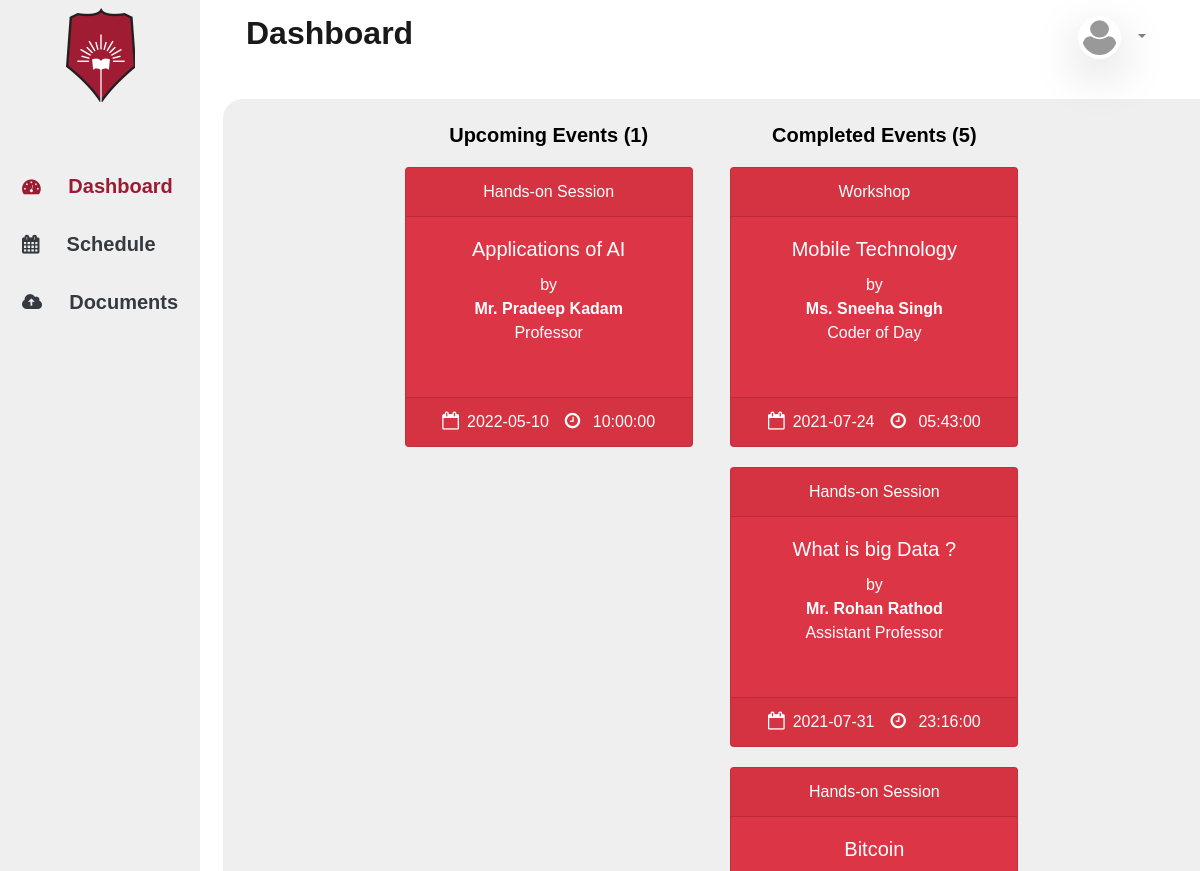
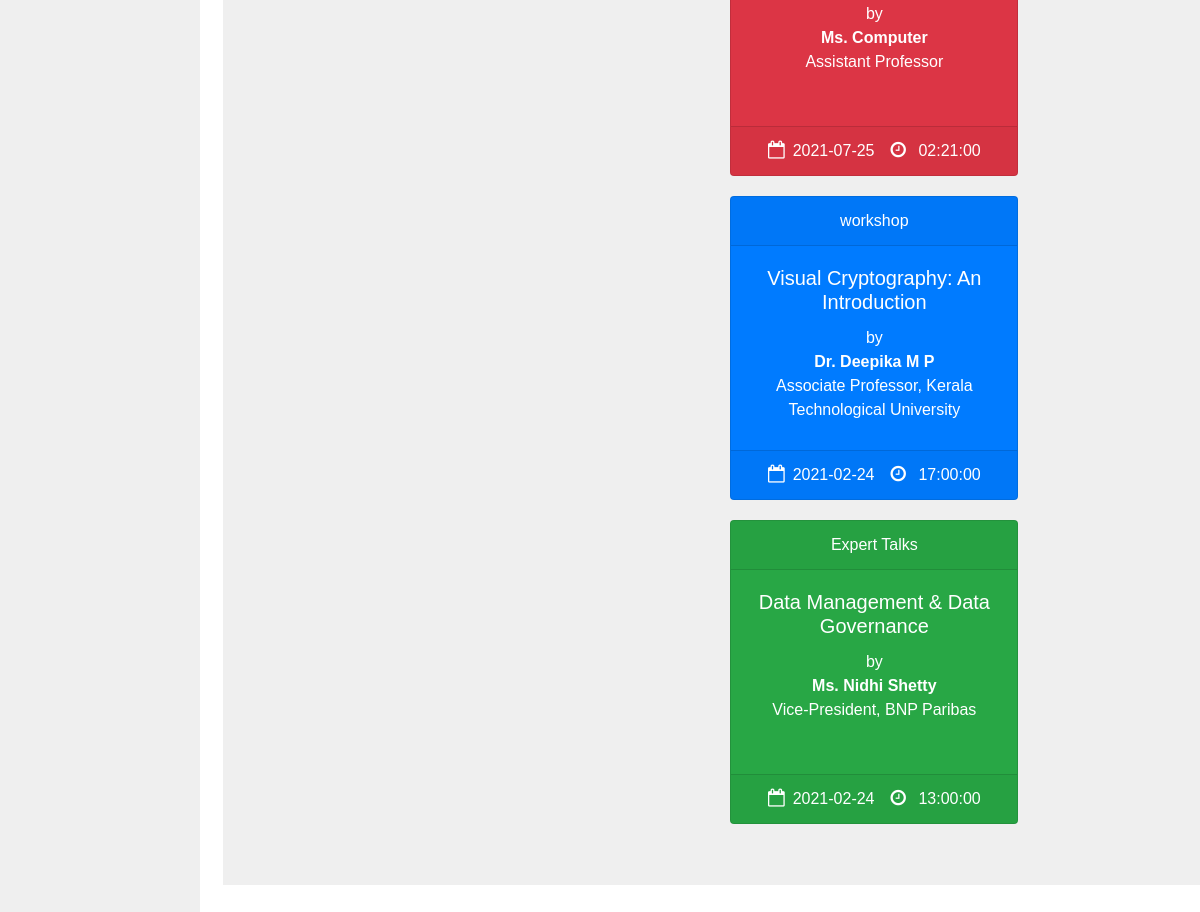
The app's page /faculty/dashboard.php (signed in) with its own data (2 pictures, top to bottom).
### tables this page shows
CREATE TABLE `schedule` (
  `schedule_id` int(11) NOT NULL,
  `faculty_username` varchar(100) NOT NULL,
  `faculty_name` varchar(100) NOT NULL,
  `schedule_type` varchar(100) NOT NULL,
  `class` varchar(50) NOT NULL,
  `sem` varchar(100) NOT NULL,
  `date` date NOT NULL,
  `no_of_days` varchar(50) NOT NULL,
  `time` time NOT NULL,
  `topic` varchar(100) NOT NULL,
  `subject` varchar(100) NOT NULL,
  `speaker_name` varchar(150) NOT NULL,
  `speaker_type` varchar(20) NOT NULL,
  `speaker_designation` varchar(150) NOT NULL,
  `organized_by` varchar(150) NOT NULL,
  `budget` int(11) NOT NULL,
  `upload_done` tinyint(1) DEFAULT NULL
);

### faculty/dashboard.php (the view, shortened to what this page needs)
<?php
    include('../config.php');
    $completed_event_num = 0;
    $upcoming_event_num = 0;
    if (!isset($_SESSION['login_user'])){
        header("Location: ../index.php");
        die();
    }else{
        $user_check = $_SESSION['login_user'];
        $faculty_name_sql = "SELECT name FROM faculty where user_name = '".$user_check."'";
        $name = mysqli_query($db, $faculty_name_sql);
        $name = mysqli_fetch_array($name, MYSQLI_ASSOC);
        $name = $name['name'];
        $today = date("Y-m-d");
        $today = strtotime($today);
        $schedule_sql = "SELECT schedule_type, `date`, `time`, topic, speaker_name, speaker_designation FROM schedule order by schedule_id desc";
        $schedule_query = mysqli_query($db, $schedule_sql);
        while($result = mysqli_fetch_array($schedule_query)){
            $sch_date = $result['date'];
            $sch_date = strtotime($sch_date);
            if (($sch_date) >= ($today)){
                $upcoming_event_num++;
            }else{
                $completed_event_num++;
            }
        }
    }
?>
<!DOCTYPE html>
<html lang="en">
<head>
    <link rel="stylesheet" href="../css/bootstrap.min.css">
    <link rel="stylesheet" href="https://stackpath.bootstrapcdn.com/font-awesome/4.7.0/css/font-awesome.min.css">
    <link rel="stylesheet" href="../css/style1.css">
</head>
<body>
    <div class="container-fluid">
        <div class="row">
            <div class="col-lg-2 col-md-3 m-0 sidebar">
                <div class="row justify-content-center">
                    <a class="nav-link" href="#">
                        <img src="../img/logo.png" alt="">
                    </a>
                </div>
                <div class="row justify-content-center mt-5">
                    <ul class="nav" id="menu-list">
                        <li class="nav-item">
                          <a href="./dashboard.php" class="nav-link active d-block text-dark p-3 rounded "><i class="fa fa-tachometer pr-4 primary-color"></i> <p class="h5 d-inline primary-color font-weight-bold">Dashboard</p>
                          </a>
                        </li>
                        <li class="nav-item">
                            <a href="./schedule.php" class="d-block text-dark p-3 m-auto"><i class="fa fa-calendar pr-4"></i><p class="h5 d-inline pl-1 font-weight-bold">Schedule</p>
                            </a>
                        </li>
                        <li class="nav-item">
                            <a href="./document.php" class="d-block text-dark p-3 m-auto"><i class="fa fa-cloud-upload pr-4"></i><p class="h5 d-inline pl-1 font-weight-bold">Documents</p>
                            </a>
                        </li>
                      </ul>
                </div>
            </div>
            <div class="col">
                <div class="w-100">
                    <nav class="navbar navbar-expand-lg navbar-light">
                        <div class="col">
                            <a class="navbar-brand" href="#"> <p class="h2 font-weight-bold">Dashboard</p></a>
                        </div>
                        <div class="col d-md-flex justify-content-end">
                            <ul class="navbar-nav ml-auto">
                                <li class="nav-item dropdown">
                                    <a class="nav-link dropdown-toggle" href="#" id="navbarDropdown" role="button" data-toggle="dropdown" aria-haspopup="true" aria-expanded="false">
                                        <img src="../img/profile_pic.svg" alt="" class="img-fluid rounded-circle avatar mr-2 shadow-lg p-1 bg-body rounded"><?php echo $name ?>
                                    </a>
                                </li>
                            </ul>
                        </div>
                    </nav>
                </div>
                <div class="row mt-md-4 ml-md-2 mb-md-5 main-content text-center pb-5" id="content">
                    <div class="col-md-4 mt-4 ">
                        <div  class="h5 font-weight-bold">Upcoming Events (<span ><?php $schedule_query = mysqli_query($db, $schedule_sql); echo $upcoming_event_num; ?></span>) </div>
                        <?php
                                while($result = mysqli_fetch_array($schedule_query)){
                                    $sch_date = $result['date'];
                                    $sch_date = strtotime($sch_date);
                                    if (($sch_date) >= ($today)){
                                        if ($result['schedule_type'] == "Expert Talks"){
                                            $bg_color = "bg-success";
                                        }elseif($result['schedule_type'] == "workshop"){
                                            $bg_color = "bg-primary";
                                        }else{
                                            $bg_color = "bg-danger";
                                        }
                                    }else{
                                        continue;
                                    }
                            ?>
                        <div class="card text-white text-center <?php echo $bg_color; ?> mb-3" style="max-width: 18rem;" id="schedule-card">
                            <div class="card-header"><?php echo $result['schedule_type'] ?></div>
                            <div class="card-body">
                                <h5 class="card-title"><?php echo $result['topic'] ?>
                                </h5>
                                <span>by</span>
                                <p class="card-text">
                                    <span class="font-weight-bold">
                                        <?php echo $result['speaker_name'] ?>
                                    </span>
                                    <span class="d-block">
                                    <?php echo $result['speaker_designation'] ?>
                                    </span>
                                </p>
                            </div>
                            <div class="card-footer d-flex justify-content-center">
                                <div class="px-2"><i class="fa fa-calendar-o font-weight-lighter pr-2" aria-hidden="true"></i><?php echo $result['date'] ?></div>
                                <div class="px-2"><i class="fa fa-clock-o font-weight-lighter pr-2" aria-hidden="true"></i> <?php echo $result['time'] ?></div>
                            </div>
                        </div>
                        <?php
                            }
                        ?>
                        <?php
                            $schedule_query = mysqli_query($db, $schedule_sql);
                        ?>
                    </div>
                    <div class="col-md-4 mt-md-4 ">
                        <div class="h5 font-weight-bold">Completed Events (<span><?php echo $completed_event_num; ?></span>) </div>
                            <?php
                                    while($result = mysqli_fetch_array($schedule_query)){
                                        $sch_date = $result['date'];
                                        $sch_date = strtotime($sch_date);
                                        if (($sch_date) < ($today)){
                                            if ($result['schedule_type'] == "Expert Talks"){
                                                $bg_color = "bg-success";
                                            }elseif($result['schedule_type'] == "workshop"){
                                                $bg_color = "bg-primary";
                                            }else{
                                                $bg_color = "bg-danger";
                                            }
                                        }else{
                                            continue;
                                        }
                                ?>
                            <div class="card text-white text-center <?php echo $bg_color; ?> mb-3" style="max-width: 18rem;" id="schedule-card">
                                <div class="card-header"><?php echo $result['schedule_type'] ?></div>
                                <div class="card-body">
                                    <h5 class="card-title"><?php echo $result['topic'] ?>
                                    </h5>
                                    <span>by</span>
                                    <p class="card-text">
                                        <span class="font-weight-bold">
                                            <?php echo $result['speaker_name'] ?>
                                        </span>
                                        <span class="d-block">
                                        <?php echo $result['speaker_designation'] ?>
                                        </span>
                                    </p>
                                </div>
                                <div class="card-footer d-flex justify-content-center">
                                    <div class="px-2"><i class="fa fa-calendar-o font-weight-lighter pr-2" aria-hidden="true"></i><?php echo $result['date'] ?></div>
                                    <div class="px-2"><i class="fa fa-clock-o font-weight-lighter pr-2" aria-hidden="true"></i> <?php echo $result['time'] ?></div>
                                </div>
                            </div>
                            <?php
                                }
                            ?>
                    </div>
                </div>
            </div>
        </div>
    </div>
</body>
</html>

### css/style1.css (style rules this page uses)
:root { --primary: #9A1C32; --light: #ffffff; --grey: #efefef; }
body { font-family: 'google sans', sans-serif; overflow: hidden; }
.primary-color { color: var(--primary) !important; }
.sidebar { background-color: var(--grey); }
.fa { font-weight: bold; font-size: large; }
.avatar { max-width: 45px; }
.main-content { border-radius: 20px 0 0 0; background-color: var(--grey); color: black; overflow-y: auto; justify-content: center; }
#schedule-card { margin: 20px auto; }
.card-text { color: #ffffff; font-weight: 100 }
.card-text { height:80px; }
.card::before, .card::after { position: absolute; top: 0; right: 0; bottom: 0; left: 0; transform: scale3d(0, 0, 1); transition: transform .3s ease-out 0s; background: rgba(255, 255, 255, 0.1); content: ''; pointer-events: none; }
.card::before { transform-origin: left top; }
.card::after { transform-origin: right bottom; }
@media (min-width: 768px) { .sidebar { background-color: var(--grey); height: 100vh; width: 20%; font-weight: 400px; } }
@media (min-width: 768px) { #menu-list { display: inline-flex; flex-direction: column; } }
@media (min-width: 768px) { #content { height: 90vh; } }

### records on screen
schedule: schedule_type "Hands-on Session", topic "Applications of AI", speaker_name "Mr. Pradeep Kadam", speaker_designation "Professor", date "2022-05-10", time "10:00:00"
schedule: schedule_type "Workshop", topic "Mobile Technology", speaker_name "Ms. Sneeha Singh", speaker_designation "Coder of Day", date "2021-07-24", time "05:43:00"
schedule: schedule_type "Hands-on Session", topic "What is big Data ?", speaker_name "Mr. Rohan Rathod", speaker_designation "Assistant Professor", date "2021-07-31", time "23:16:00"
schedule: schedule_type "Hands-on Session", topic "Bitcoin", speaker_name "Ms. Computer", speaker_designation "Assistant Professor", date "2021-07-25", time "02:21:00"
schedule: schedule_type "workshop", topic "Visual Cryptography: An Introduction", speaker_name "Dr. Deepika M P", speaker_designation "Associate Professor, Kerala Technological University", date "2021-02-24", time "17:00:00"
schedule: schedule_type "Expert Talks", topic "Data Management & Data Governance", speaker_name "Ms. Nidhi Shetty", speaker_designation "Vice-President, BNP Paribas", date "2021-02-24", time "13:00:00"

### other values on screen
$upcoming_event_num "1"
$completed_event_num "5"
